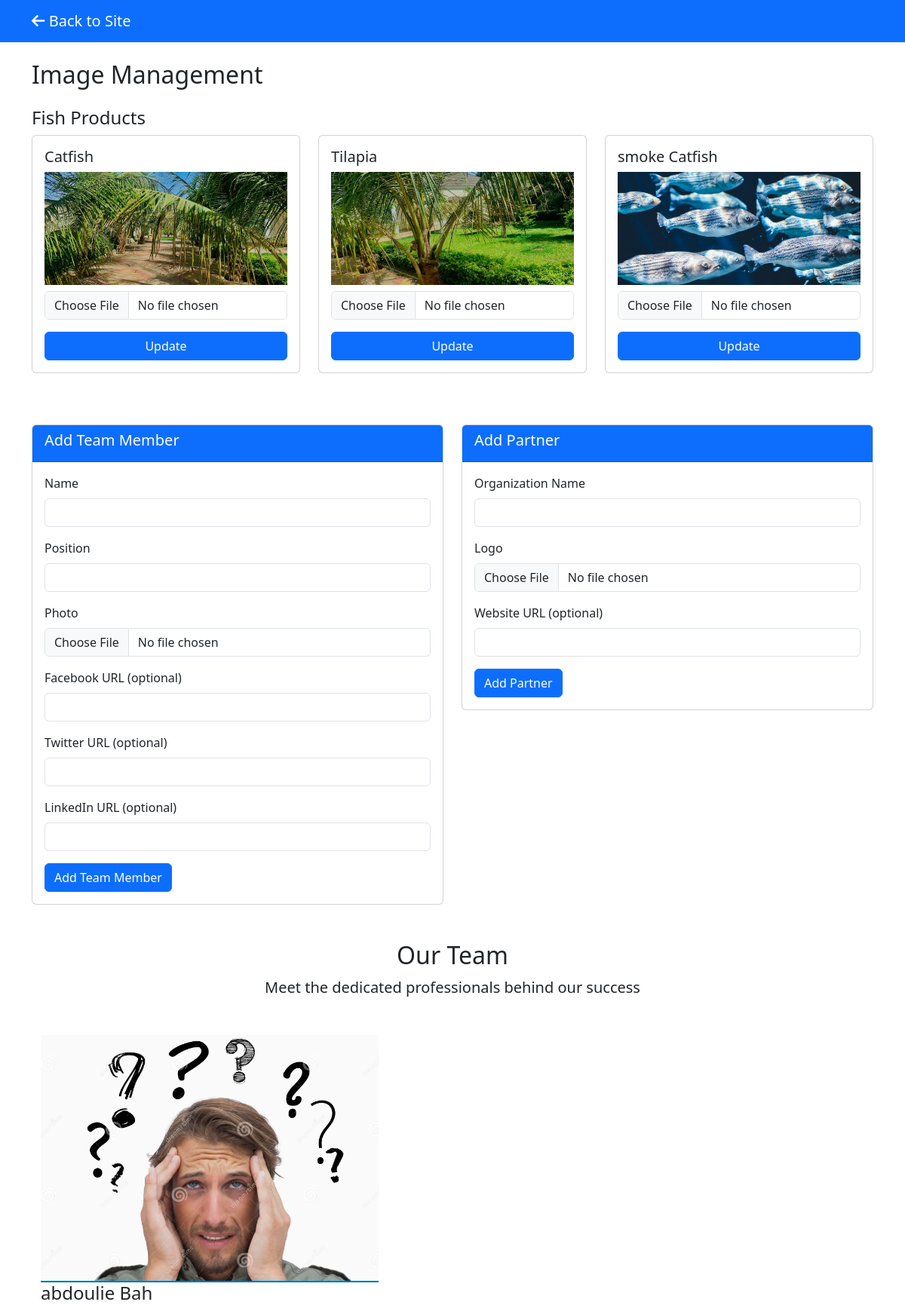
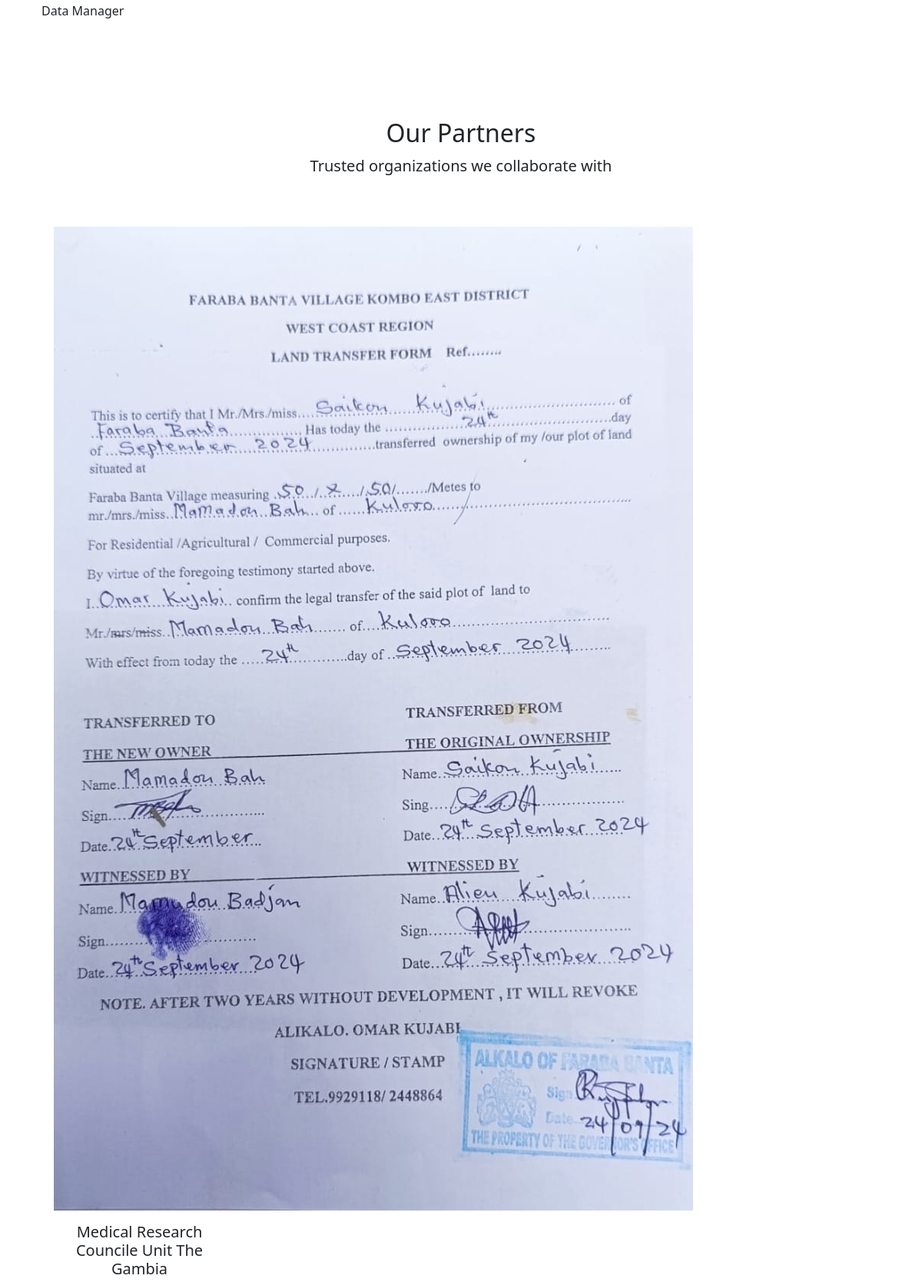
Page /admin_dashboard.php (signed in, upper part) on the committed database (2 pictures, top to bottom).
### tables this page shows
CREATE TABLE `fish_types` (
  `id` int(11) NOT NULL,
  `name` varchar(50) NOT NULL,
  `description` text DEFAULT NULL,
  `price_per_kg` decimal(10,2) NOT NULL,
  `image_path` varchar(255) DEFAULT NULL
);

CREATE TABLE `team_members` (
  `id` int(11) NOT NULL,
  `name` varchar(100) NOT NULL,
  `position` varchar(100) NOT NULL,
  `photo_url` varchar(255) DEFAULT NULL,
  `facebook` varchar(255) DEFAULT NULL,
  `twitter` varchar(255) DEFAULT NULL,
  `linkedin` varchar(255) DEFAULT NULL,
  `position_order` int(11) DEFAULT 0
);

CREATE TABLE `partners` (
  `id` int(11) NOT NULL,
  `name` varchar(100) NOT NULL,
  `logo_url` varchar(255) DEFAULT NULL,
  `website` varchar(255) DEFAULT NULL
);

### admin_dashboard.php (the view, shortened to what this page needs)
<?php
require_once 'auth.php';
$fishTypes = $pdo->query("SELECT id, name, image_path FROM fish_types")->fetchAll();
?>
<!DOCTYPE html>
<html>
<head>
    <link href="https://cdn.jsdelivr.net/npm/bootstrap@5.3.0/dist/css/bootstrap.min.css" rel="stylesheet">
    <link rel="stylesheet" href="https://cdnjs.cloudflare.com/ajax/libs/font-awesome/6.0.0/css/all.min.css">
</head>
<body>
    <nav class="navbar navbar-expand-lg navbar-dark bg-primary">
        <div class="container">
            <a class="navbar-brand" href="index.php">
                <i class="fas fa-arrow-left"></i> Back to Site
            </a>
        </div>
    </nav>
    <div class="container mt-4">
        <h2>Image Management</h2>
        <div class="row mt-4">
            <div class="col-12">
                <h4>Fish Products</h4>
                <div class="row">
                    <?php foreach ($fishTypes as $fish): ?>
                        <div class="col-md-4">
                            <div class="card image-card">
                                <div class="card-body">
                                    <h5><?= htmlspecialchars($fish['name']) ?></h5>
                                    <?php if ($fish['image_path']): ?>
                                        <img src="<?= htmlspecialchars($fish['image_path']) ?>" class="image-preview mb-2">
                                    <?php endif; ?>
                                    <form action="update_image.php" method="POST" enctype="multipart/form-data">
                                        <div class="mb-3">
                                            <input type="file" class="form-control" name="image" accept="image/*">
                                        </div>
                                        <button type="submit" class="btn btn-primary w-100">Update</button>
                                    </form>
                                </div>
                            </div>
                        </div>
                    <?php endforeach; ?>
                </div>
            </div>
        </div>
        <div class="row mt-5">
            <div class="col-md-6">
                <div class="card">
                    <div class="card-header bg-primary text-white">
                        <h5>Add Team Member</h5>
                    </div>
                    <div class="card-body">
                        <form action="add_team_member.php" method="POST" enctype="multipart/form-data">
                            <div class="mb-3">
                                <label class="form-label">Name</label>
                                <input type="text" class="form-control" name="name" required>
                            </div>
                            <div class="mb-3">
                                <label class="form-label">Position</label>
                                <input type="text" class="form-control" name="position" required>
                            </div>
                            <div class="mb-3">
                                <label class="form-label">Photo</label>
                                <input type="file" class="form-control" name="photo" accept="image/*" required>
                            </div>
                            <div class="mb-3">
                                <label class="form-label">Facebook URL (optional)</label>
                                <input type="url" class="form-control" name="facebook">
                            </div>
                            <div class="mb-3">
                                <label class="form-label">Twitter URL (optional)</label>
                                <input type="url" class="form-control" name="twitter">
                            </div>
                            <div class="mb-3">
                                <label class="form-label">LinkedIn URL (optional)</label>
                                <input type="url" class="form-control" name="linkedin">
                            </div>
                            <button type="submit" class="btn btn-primary">Add Team Member</button>
                        </form>
                    </div>
                </div>
            </div>
            <div class="col-md-6">
                <div class="card">
                    <div class="card-header bg-primary text-white">
                        <h5>Add Partner</h5>
                    </div>
                    <div class="card-body">
                        <form action="add_partner.php" method="POST" enctype="multipart/form-data">
                            <div class="mb-3">
                                <label class="form-label">Organization Name</label>
                                <input type="text" class="form-control" name="name" required>
                            </div>
                            <div class="mb-3">
                                <label class="form-label">Logo</label>
                                <input type="file" class="form-control" name="logo" accept="image/*" required>
                            </div>
                            <div class="mb-3">
                                <label class="form-label">Website URL (optional)</label>
                                <input type="url" class="form-control" name="website">
                            </div>
                            <button type="submit" class="btn btn-primary">Add Partner</button>
                        </form>
                    </div>
                </div>
            </div>
        </div>
        <section class="py-5 team-section" id="team">
            <div class="container">
                <h2 class="text-center section-title">Our Team</h2>
                <p class="text-center mb-5 lead">Meet the dedicated professionals behind our success</p>
                <div class="row g-4">
                    <?php
                    $teamMembers = $pdo->query("SELECT * FROM team_members ORDER BY position_order")->fetchAll();
                    foreach ($teamMembers as $member): ?>
                        <div class="col-md-4">
                            <div class="team-card">
                                <img src="<?= htmlspecialchars($member['photo_url']) ?>" class="team-img" alt="<?= htmlspecialchars($member['name']) ?>">
                                <div class="team-overlay">
                                    <h4><?= htmlspecialchars($member['name']) ?></h4>
                                    <p class="mb-1"><?= htmlspecialchars($member['position']) ?></p>
                                    <div class="social-links mt-2">
                                        <?php if (!empty($member['facebook'])): ?>
                                            <a href="<?= htmlspecialchars($member['facebook']) ?>" class="text-white me-2"><i class="fab fa-facebook-f"></i></a>
                                        <?php endif; ?>
                                        <?php if (!empty($member['twitter'])): ?>
                                            <a href="<?= htmlspecialchars($member['twitter']) ?>" class="text-white me-2"><i class="fab fa-twitter"></i></a>
                                        <?php endif; ?>
                                        <?php if (!empty($member['linkedin'])): ?>
                                            <a href="<?= htmlspecialchars($member['linkedin']) ?>" class="text-white"><i class="fab fa-linkedin-in"></i></a>
                                        <?php endif; ?>
                                    </div>
                                </div>
                            </div>
                        </div>
                    <?php endforeach; ?>
                </div>
            </div>
        </section>
        <section class="py-5" id="partners">
            <div class="container">
                <h2 class="text-center section-title">Our Partners</h2>
                <p class="text-center mb-5 lead">Trusted organizations we collaborate with</p>
                <div class="row g-4">
                    <?php
                    $partners = $pdo->query("SELECT * FROM partners ORDER BY name")->fetchAll();
                    foreach ($partners as $partner): ?>
                        <div class="col-md-3 col-6">
                            <div class="text-center p-3">
                                <?php if (!empty($partner['logo_url'])): ?>
                                    <img src="<?= htmlspecialchars($partner['logo_url']) ?>" class="partner-logo" alt="<?= htmlspecialchars($partner['name']) ?>">
                                <?php else: ?>
                                    <div class="partner-logo-placeholder bg-light d-flex align-items-center justify-content-center" style="height: 100px;">
                                        <span class="text-muted"><?= htmlspecialchars($partner['name']) ?></span>
                                    </div>
                                <?php endif; ?>
                                <h5 class="mt-3 text-center"><?= htmlspecialchars($partner['name']) ?></h5>
                            </div>
                        </div>
                    <?php endforeach; ?>
                </div>
            </div>
        </section>
    </div>
</body>
</html>

### admin_dashboard.php (style rules this page uses)
.image-card { transition: all 0.3s ease; margin-bottom: 20px; }
.image-preview { height: 150px; object-fit: cover; width: 100%; }

### rows in the picture
fish_types: name "Catfish", image_path (picture)
fish_types: name "Tilapia", image_path (picture)
fish_types: name "smoke Catfish", image_path (picture)
team_members: photo_url (picture), name "abdoulie Bah", position "Data Manager"
partners: logo_url (picture), name "Medical Research Councile Unit The Gambia"
